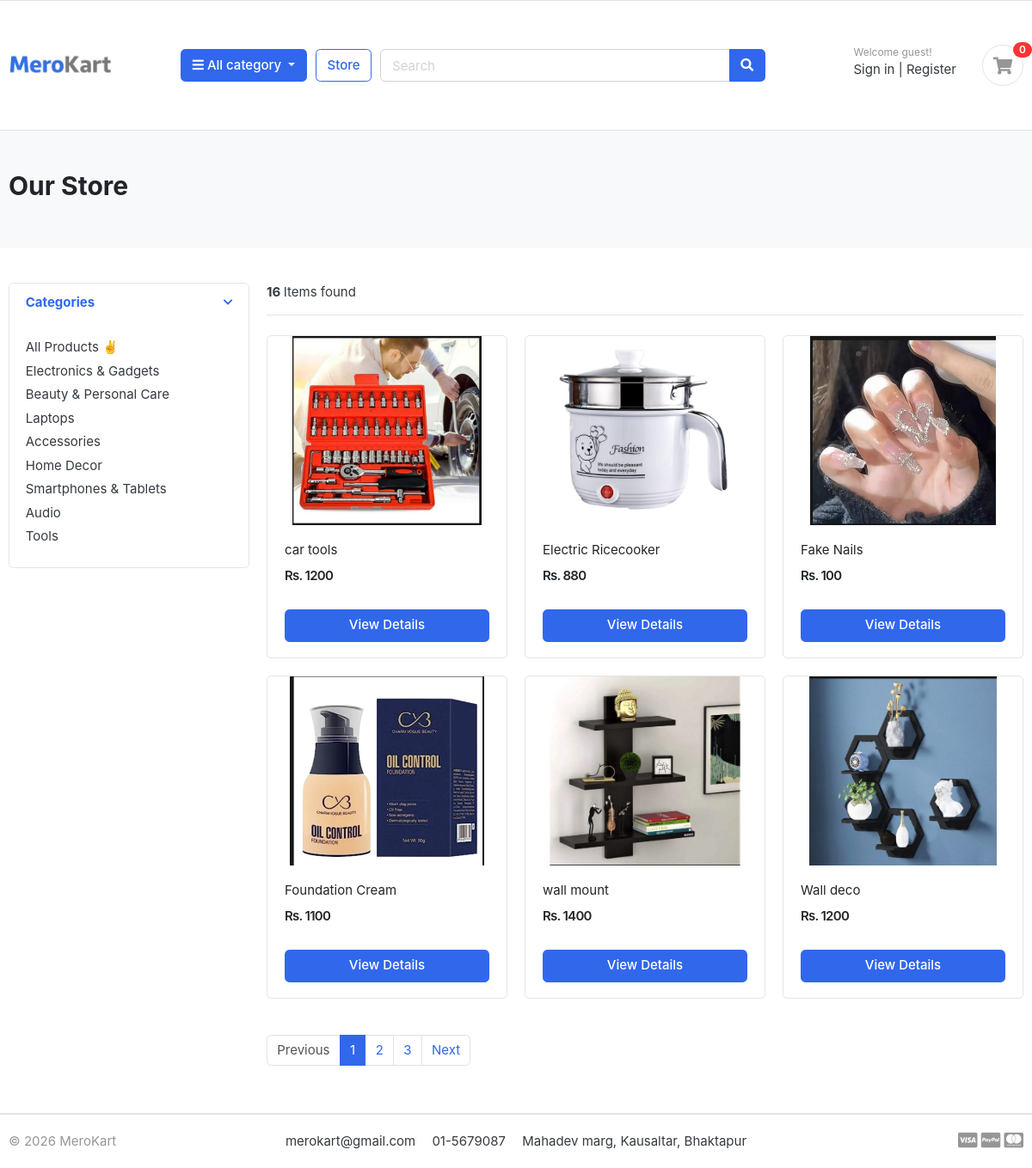
/store/, run on the app's committed database.
### category/models.py (models this page shows, shortened)
class Category(models.Model):
    category_name = models.CharField(max_length=50, unique=True)
    slug = models.SlugField(max_length=100, unique=True)
    description = models.TextField(max_length=255, blank=True)
    cat_image = models.ImageField(upload_to='photos/categories', blank=True)
    class Meta:
        verbose_name = 'category'
        verbose_name_plural = 'categories'
    def get_url(self):
        return reverse('products_by_category', args=[self.slug])

### store/models.py (models this page shows, shortened)
class Product(models.Model):
    product_name    = models.CharField(max_length=200, unique=True)
    slug            = models.SlugField(max_length=200, unique=True)
    description     = models.TextField(max_length=500, blank=True)
    price           = models.IntegerField()
    images          = models.ImageField(upload_to='photos/products')
    stock           = models.IntegerField()
    is_available    = models.BooleanField(default=True)
    category        = models.ForeignKey(Category, on_delete=models.CASCADE)
    created_date    = models.DateTimeField(auto_now_add=True)
    modified_date   = models.DateTimeField(auto_now=True)
    def get_url(self):
        return reverse("product_detail", args=[self.category.slug, self.slug])

### store/views.py (the view)
# urls.py: path('store/', include('store.urls')),
def store(request, category_slug=None):
    categories = None
    products = None
    if category_slug != None:
        categories = get_object_or_404(Category, slug=category_slug)
        products = Product.objects.filter(category=categories, is_available=True)
        paginator = Paginator(products, 5)
        page = request.GET.get('page')
        paged_products = paginator.get_page(page)
        product_count = products.count()
    else:
        products = Product.objects.all().filter(is_available=True).order_by('id')
        paginator = Paginator(products, 6)
        page = request.GET.get('page')
        paged_products = paginator.get_page(page)
        product_count = products.count()
    context = {
        'products': paged_products,
        'product_count': product_count,
    }
    return render(request, 'store/store.html', context)

### carts/context_processors.py (called while the page is built)
def counter(request):
    cart_count = 0
    if 'admin' in request.path:
        return {}
    else:
        try:
            cart = Cart.objects.filter(cart_id=_cart_id(request))
            cart_items = CartItem.objects.all().filter(cart=cart[:1])
            for cart_item in cart_items:
                cart_count = cart_count + cart_item.quantity
        except Cart.DoesNotExist:
            cart_count = 0
    return dict(cart_count=cart_count)

### carts/views.py (called while the page is built)
def _cart_id(request):
    cart = request.session.session_key
    if not cart:
        cart = request.session.create()
    return cart

### category/context_processors.py (called while the page is built)
def menu_links(request):
    links = Category.objects.all()
    return dict(links=links)

### templates/store/store.html (shortened to what this page needs)
{% extends "base.html" %}
{% load static %}
{% block content %}
<section class="section-pagetop bg">
<div class="container">
	{% if 'search' in request.path %}
		<h2 class="title-page">Search results for "{{ request.GET.keyword }}"</h2>
	{% else %}
		<h2 class="title-page">Our Store</h2>
	{% endif %}
</div>
</section>
<section class="section-content padding-y">
<div class="container">
<div class="row">
	<aside class="col-md-3">
<div class="card">
	<article class="filter-group">
		<header class="card-header">
			<a href="#" data-toggle="collapse" data-target="#collapse_1" aria-expanded="true" class="">
				<i class="icon-control fa fa-chevron-down"></i>
				<h6 class="title">Categories</h6>
			</a>
		</header>
		<div class="filter-content collapse show" id="collapse_1" style="">
			<div class="card-body">
				<ul class="list-menu">
				<li><a href="{% url 'store' %}">  All Products ✌️ </a></li>
					{% for category in links %}
				<li><a href="{{ category.get_url }}">{{ category.category_name }}</a></li>
				{% endfor %}
				</ul>
			</div>
		</div>
	</article>
</div>
	</aside>
	<main class="col-md-9">
<header class="border-bottom mb-4 pb-3">
		<div class="form-inline">
			<span class="mr-md-auto"><b> {{ product_count }} </b> Items found </span>
		</div>
</header>
<div class="row">
	{% for product in products %}
	<div class="col-md-4">
		<figure class="card card-product-grid">
			<div class="img-wrap">
				<a href="{{ product.get_url }}"><img src="{{ product.images.url }}"></a>
			</div>
			<figcaption class="info-wrap">
				<div class="fix-height">
					<a href="{{ product.get_url }}" class="title">{{ product.product_name }}</a>
					<div class="price-wrap mt-2">
						<span class="price">Rs. {{ product.price }}</span>
					</div>
				</div>
				<a href="{{ product.get_url }}" class="btn btn-block btn-primary"> View Details </a>
			</figcaption>
		</figure>
	</div>
	{% endfor %}
</div>
<nav class="mt-4" aria-label="Page navigation sample">
	{% if products.has_other_pages %}
	  <ul class="pagination">
			{% if products.has_previous %}
	    <li class="page-item"><a class="page-link" href="?page={{products.previous_page_number}}">Previous</a></li>
			{% else %}
			<li class="page-item disabled"><a class="page-link" href="#">Previous</a></li>
			{% endif %}
			{% for i in products.paginator.page_range %}
				{% if products.number == i %}
	    		<li class="page-item active"><a class="page-link" href="#">{{i}}</a></li>
				{% else %}
					<li class="page-item"><a class="page-link" href="?page={{i}}">{{i}}</a></li>
				{% endif %}
	    {% endfor %}
			{% if products.has_next %}
	    	<li class="page-item"><a class="page-link" href="?page={{products.next_page_number}}">Next</a></li>
			{% else %}
				<li class="page-item disabled"><a class="page-link" href="#">Next</a></li>
			{% endif %}
	  </ul>
	{% endif %}
</nav>
	</main>
</div>
</div>
</section>
{% endblock %}

### static/css/ui.css (style rules this page uses)
html { font-family: "Inter", sans-serif; font-size: 15px; }
.img-wrap { text-align: center; display: block; }
.img-wrap img { max-width: 100%; }
.price-wrap { letter-spacing: -0.7px; }
.padding-y { padding-top: 40px; padding-bottom: 40px; }
figure { margin-bottom: 0; }
article:after, .form-group:after { display: block; clear: both; content: ""; }
.bg { background-color: #f8f9fa; }
.title-page { color: #212529; }
[class*=list-] li:after { visibility: hidden; display: block; content: ""; overflow: hidden; height: 0; clear: both; }
.list-menu { list-style: none; margin: 0; padding-left: 0; }
.list-menu li { margin-bottom: 5px; }
.list-menu a { color: #343a40; }
[class*=card-product] a.title { color: #212529; display: block; }
[class*=card-product] .img-wrap { overflow: hidden; position: relative; }
[class*=card-product] .img-wrap img { height: 100%; max-width: 100%; width: auto; display: inline-block; -o-object-fit: cover; object-fit: cover; }
.card-product-grid { margin-bottom: 20px; }
.card-product-grid .img-wrap { border-radius: 0.2rem 0.2rem 0 0; height: 220px; }
.card-product-grid .info-wrap { overflow: hidden; padding: 18px 20px; }
.card-product-grid .fix-height { height: 80px; overflow: hidden; }
.card .img-wrap { overflow: hidden; }
.price { font-weight: 600; color: #212529; }
.icon-control { margin-top: 5px; float: right; font-size: 80%; }
.card-header .title { margin-bottom: 0; line-height: 1.5; }
.filter-group { border-bottom: 1px solid #e4e4e4; }
.filter-group .card-header { border-bottom: 0; }
.filter-group:last-child { border-bottom: 0; }
.section-pagetop { padding: 45px 0; }

### data on the page
Category: category_name "Electronics & Gadgets"
Category: category_name "Beauty & Personal Care"
Category: category_name "Laptops"
Category: category_name "Accessories"
Category: category_name "Home Decor"
Category: category_name "Smartphones & Tablets"
Category: category_name "Audio"
Category: category_name "Tools"
Product: images (picture), product_name "car tools", price "1200"
Product: images (picture), product_name "Electric Ricecooker", price "880"
Product: images (picture), product_name "Fake Nails", price "100"
Product: images (picture), product_name "Foundation Cream", price "1100"
Product: images (picture), product_name "wall mount", price "1400"
Product: images (picture), product_name "Wall deco", price "1200"

### other printed values
{{ cart_count }} "0"
{{ product_count }} "16"
{{ i }} "1"
{{ i }} "2" "3"
